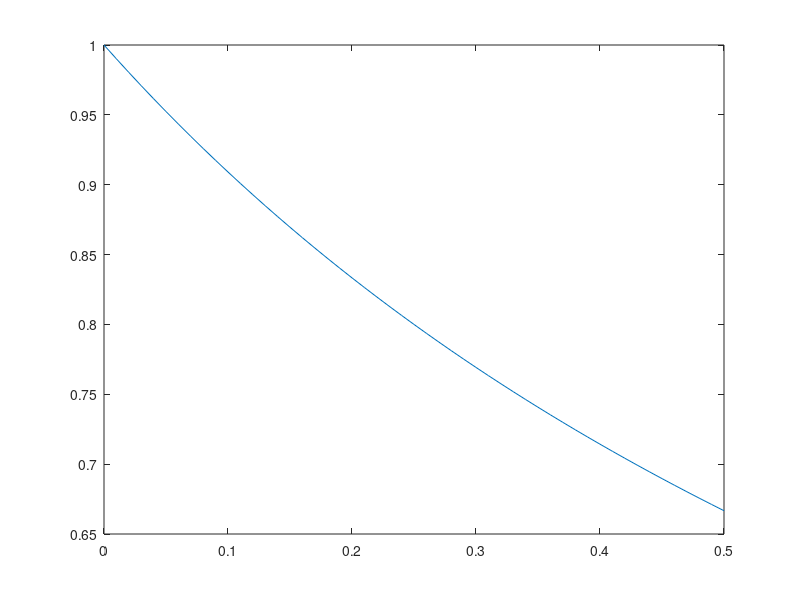
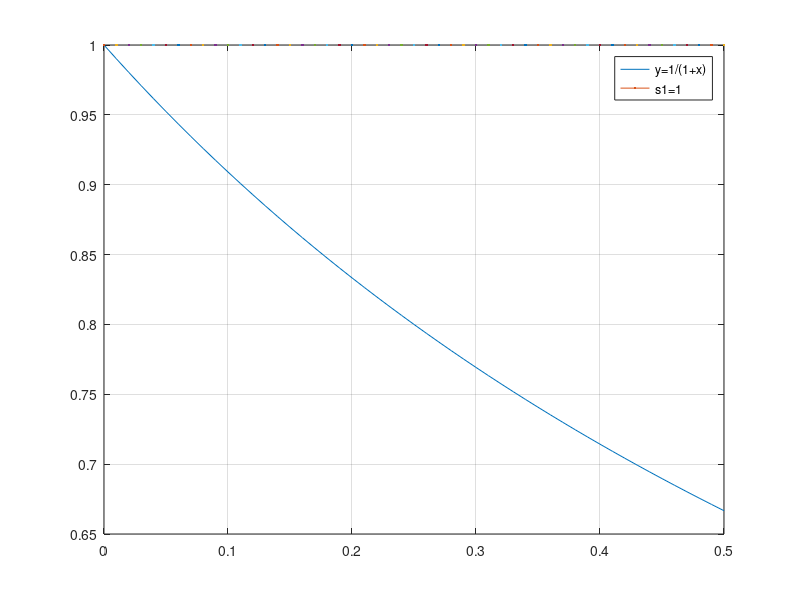
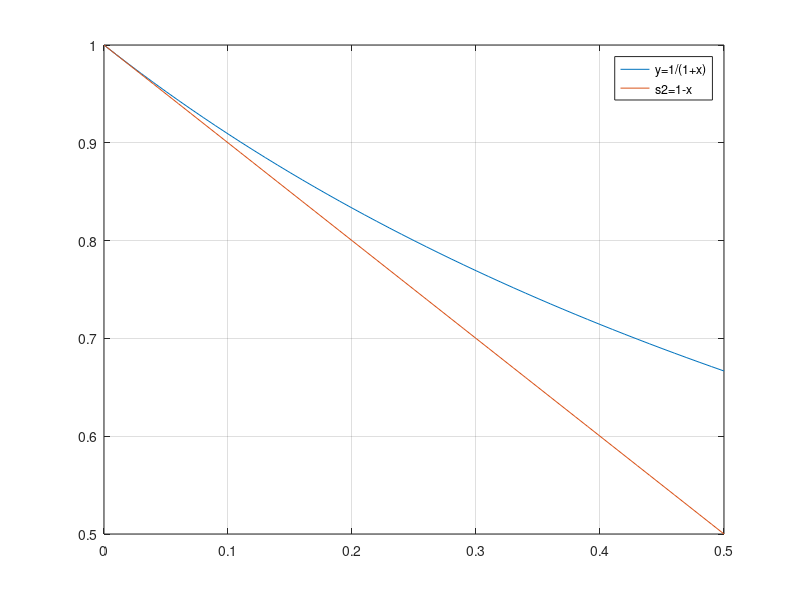
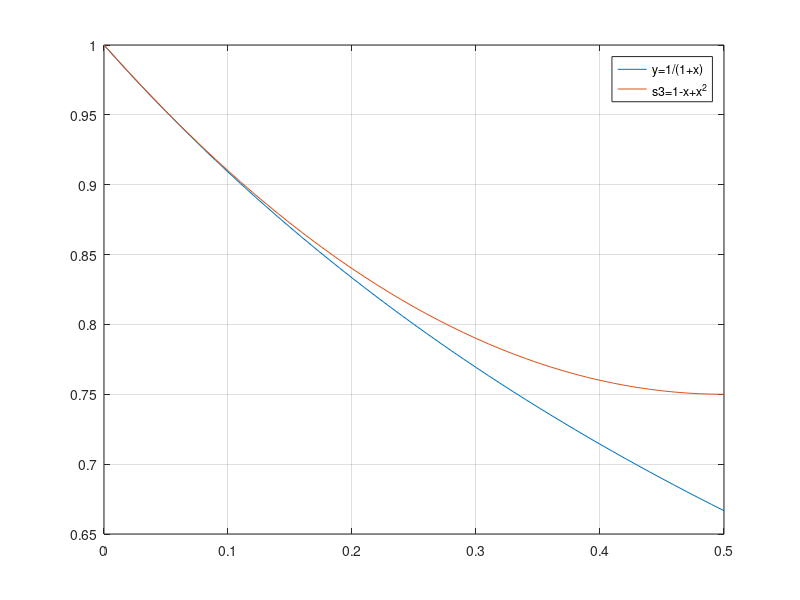

MATLAB code to generate these figures, in order:
x=0 : 0.01: 0.5;
y=1./(1+x);
s1=1;
s2=s1-x;
s3=s2+x.^2;
s4= s3-x.^3;
s5=s4+x.^4;
s6=s5-x.^5

figure(1)
plot(x,y)
figure(2)
plot(x,y,x,s1)
legend('y=1/(1+x)','s1=1')
grid on
figure(3)
plot(x,y,x,s2)
legend('y=1/(1+x)','s2=1-x')
grid on
figure(4)
plot(x,y,x,s3)
legend('y=1/(1+x)','s3=1-x+x^2')
grid on
figure(5)
plot(x,y,x,s4)
legend('y=1/(1+x)','s4=1-x+x^2-x^3')
grid on
figure(6)
plot(x,y,x,s5)
legend('y=1/(1+x)','s5=1-x+x^2-x^3+x^4')
grid on
figure(7)
plot(x,y,x,s6)
legend('y=1/(1+x)','s6=1-x+x^2-x^3+x^4-x^5')
grid on